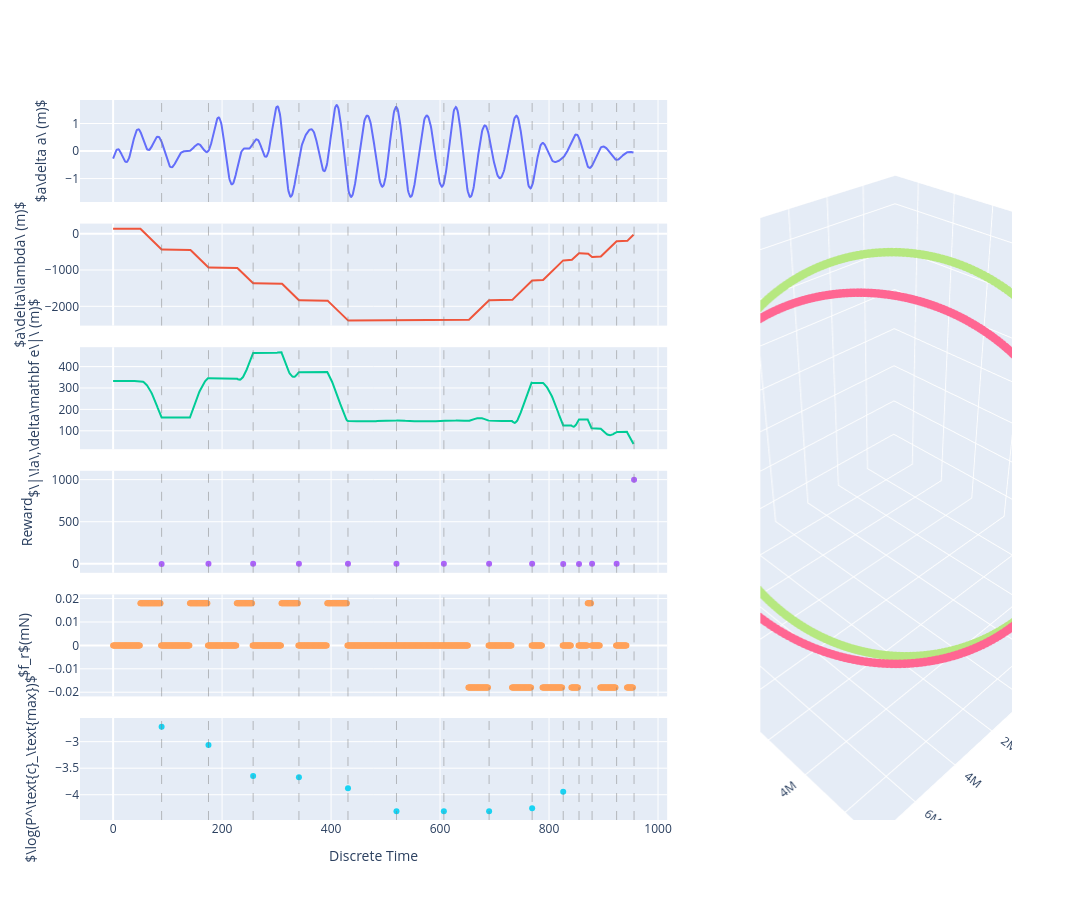

Source (notebook cell):
### Code cell
env.plot_states_interactive()

### Figure 1 — Plotly figure (JSON) as saved in the notebook; plotly's stock layout.template omitted (floating-point values rounded to 4 significant figures; data arrays with more than 128 entries replaced by an {"elided": "..."} marker saying what was removed)
{"data": [{"mode": "lines", "type": "scatter", "xaxis": "x", "y": {"elided": "956 float values"}, "yaxis": "y"}, {"mode": "lines", "type": "scatter", "xaxis": "x2", "y": {"elided": "956 float values"}, "yaxis": "y2"}, {"mode": "lines", "type": "scatter", "xaxis": "x3", "y": {"elided": "956 float values"}, "yaxis": "y3"}, {"mode": "markers", "type": "scatter", "x": [89, 175, 257, 341, 431, 520, 607, 690, 769, 826, 855, 879, 924, 956], "xaxis": "x4", "y": [-1.942, -0.6025, -0.5473, -0.07521, 0.9229, 0.9229, 0.9229, 0.8022, 0.0857, -1.169, -1.127, -1.037, -0.5956, 1000], "yaxis": "y4"}, {"mode": "markers", "name": "Radial", "type": "scatter", "xaxis": "x5", "y": {"elided": "955 float values"}, "yaxis": "y5"}, {"mode": "markers", "name": "P^{max}_c", "type": "scatter", "x": [89, 175, 257, 341, 431, 520, 607, 690, 769, 826, 855, 879, 924, 956], "xaxis": "x6", "y": [-2.721, -3.065, -3.647, -3.671, -3.876, -4.309, -4.309, -4.309, -4.257, -3.946, null, null, null, null, null], "yaxis": "y6"}, {"marker": {"size": 5}, "mode": "markers", "scene": "scene", "type": "scatter3d", "x": {"elided": "956 float values"}, "y": {"elided": "956 float values"}, "z": {"elided": "956 float values"}}, {"marker": {"size": 5}, "mode": "markers", "scene": "scene", "type": "scatter3d", "x": {"elided": "956 float values"}, "y": {"elided": "956 float values"}, "z": {"elided": "956 float values"}}], "layout": {"height": 900, "scene": {"aspectmode": "auto", "domain": {"x": [0.73, 1], "y": [0, 1]}, "xaxis": {"title": {"text": "X (km)"}}, "yaxis": {"title": {"text": "Y (km)"}}, "zaxis": {"title": {"text": "Z (km)"}}}, "shapes": [{"line": {"color": "gray", "dash": "dash", "width": 1}, "opacity": 0.5, "type": "line", "x0": 89, "x1": 89, "xref": "x", "y0": 0, "y1": 1, "yref": "y domain"}, {"line": {"color": "gray", "dash": "dash", "width": 1}, "opacity": 0.5, "type": "line", "x0": 89, "x1": 89, "xref": "x2", "y0": 0, "y1": 1, "yref": "y2 domain"}, {"line": {"color": "gray", "dash": "dash", "width": 1}, "opacity": 0.5, "type": "line", "x0": 89, "x1": 89, "xref": "x3", "y0": 0, "y1": 1, "yref": "y3 domain"}, {"line": {"color": "gray", "dash": "dash", "width": 1}, "opacity": 0.5, "type": "line", "x0": 89, "x1": 89, "xref": "x4", "y0": 0, "y1": 1, "yref": "y4 domain"}, {"line": {"color": "gray", "dash": "dash", "width": 1}, "opacity": 0.5, "type": "line", "x0": 89, "x1": 89, "xref": "x5", "y0": 0, "y1": 1, "yref": "y5 domain"}, {"line": {"color": "gray", "dash": "dash", "width": 1}, "opacity": 0.5, "type": "line", "x0": 89, "x1": 89, "xref": "x6", "y0": 0, "y1": 1, "yref": "y6 domain"}, {"line": {"color": "gray", "dash": "dash", "width": 1}, "opacity": 0.5, "type": "line", "x0": 175, "x1": 175, "xref": "x", "y0": 0, "y1": 1, "yref": "y domain"}, {"line": {"color": "gray", "dash": "dash", "width": 1}, "opacity": 0.5, "type": "line", "x0": 175, "x1": 175, "xref": "x2", "y0": 0, "y1": 1, "yref": "y2 domain"}, {"line": {"color": "gray", "dash": "dash", "width": 1}, "opacity": 0.5, "type": "line", "x0": 175, "x1": 175, "xref": "x3", "y0": 0, "y1": 1, "yref": "y3 domain"}, {"line": {"color": "gray", "dash": "dash", "width": 1}, "opacity": 0.5, "type": "line", "x0": 175, "x1": 175, "xref": "x4", "y0": 0, "y1": 1, "yref": "y4 domain"}, {"line": {"color": "gray", "dash": "dash", "width": 1}, "opacity": 0.5, "type": "line", "x0": 175, "x1": 175, "xref": "x5", "y0": 0, "y1": 1, "yref": "y5 domain"}, {"line": {"color": "gray", "dash": "dash", "width": 1}, "opacity": 0.5, "type": "line", "x0": 175, "x1": 175, "xref": "x6", "y0": 0, "y1": 1, "yref": "y6 domain"}, {"line": {"color": "gray", "dash": "dash", "width": 1}, "opacity": 0.5, "type": "line", "x0": 257, "x1": 257, "xref": "x", "y0": 0, "y1": 1, "yref": "y domain"}, {"line": {"color": "gray", "dash": "dash", "width": 1}, "opacity": 0.5, "type": "line", "x0": 257, "x1": 257, "xref": "x2", "y0": 0, "y1": 1, "yref": "y2 domain"}, {"line": {"color": "gray", "dash": "dash", "width": 1}, "opacity": 0.5, "type": "line", "x0": 257, "x1": 257, "xref": "x3", "y0": 0, "y1": 1, "yref": "y3 domain"}, {"line": {"color": "gray", "dash": "dash", "width": 1}, "opacity": 0.5, "type": "line", "x0": 257, "x1": 257, "xref": "x4", "y0": 0, "y1": 1, "yref": "y4 domain"}, {"line": {"color": "gray", "dash": "dash", "width": 1}, "opacity": 0.5, "type": "line", "x0": 257, "x1": 257, "xref": "x5", "y0": 0, "y1": 1, "yref": "y5 domain"}, {"line": {"color": "gray", "dash": "dash", "width": 1}, "opacity": 0.5, "type": "line", "x0": 257, "x1": 257, "xref": "x6", "y0": 0, "y1": 1, "yref": "y6 domain"}, {"line": {"color": "gray", "dash": "dash", "width": 1}, "opacity": 0.5, "type": "line", "x0": 341, "x1": 341, "xref": "x", "y0": 0, "y1": 1, "yref": "y domain"}, {"line": {"color": "gray", "dash": "dash", "width": 1}, "opacity": 0.5, "type": "line", "x0": 341, "x1": 341, "xref": "x2", "y0": 0, "y1": 1, "yref": "y2 domain"}, {"line": {"color": "gray", "dash": "dash", "width": 1}, "opacity": 0.5, "type": "line", "x0": 341, "x1": 341, "xref": "x3", "y0": 0, "y1": 1, "yref": "y3 domain"}, {"line": {"color": "gray", "dash": "dash", "width": 1}, "opacity": 0.5, "type": "line", "x0": 341, "x1": 341, "xref": "x4", "y0": 0, "y1": 1, "yref": "y4 domain"}, {"line": {"color": "gray", "dash": "dash", "width": 1}, "opacity": 0.5, "type": "line", "x0": 341, "x1": 341, "xref": "x5", "y0": 0, "y1": 1, "yref": "y5 domain"}, {"line": {"color": "gray", "dash": "dash", "width": 1}, "opacity": 0.5, "type": "line", "x0": 341, "x1": 341, "xref": "x6", "y0": 0, "y1": 1, "yref": "y6 domain"}, {"line": {"color": "gray", "dash": "dash", "width": 1}, "opacity": 0.5, "type": "line", "x0": 431, "x1": 431, "xref": "x", "y0": 0, "y1": 1, "yref": "y domain"}, {"line": {"color": "gray", "dash": "dash", "width": 1}, "opacity": 0.5, "type": "line", "x0": 431, "x1": 431, "xref": "x2", "y0": 0, "y1": 1, "yref": "y2 domain"}, {"line": {"color": "gray", "dash": "dash", "width": 1}, "opacity": 0.5, "type": "line", "x0": 431, "x1": 431, "xref": "x3", "y0": 0, "y1": 1, "yref": "y3 domain"}, {"line": {"color": "gray", "dash": "dash", "width": 1}, "opacity": 0.5, "type": "line", "x0": 431, "x1": 431, "xref": "x4", "y0": 0, "y1": 1, "yref": "y4 domain"}, {"line": {"color": "gray", "dash": "dash", "width": 1}, "opacity": 0.5, "type": "line", "x0": 431, "x1": 431, "xref": "x5", "y0": 0, "y1": 1, "yref": "y5 domain"}, {"line": {"color": "gray", "dash": "dash", "width": 1}, "opacity": 0.5, "type": "line", "x0": 431, "x1": 431, "xref": "x6", "y0": 0, "y1": 1, "yref": "y6 domain"}, {"line": {"color": "gray", "dash": "dash", "width": 1}, "opacity": 0.5, "type": "line", "x0": 520, "x1": 520, "xref": "x", "y0": 0, "y1": 1, "yref": "y domain"}, {"line": {"color": "gray", "dash": "dash", "width": 1}, "opacity": 0.5, "type": "line", "x0": 520, "x1": 520, "xref": "x2", "y0": 0, "y1": 1, "yref": "y2 domain"}, {"line": {"color": "gray", "dash": "dash", "width": 1}, "opacity": 0.5, "type": "line", "x0": 520, "x1": 520, "xref": "x3", "y0": 0, "y1": 1, "yref": "y3 domain"}, {"line": {"color": "gray", "dash": "dash", "width": 1}, "opacity": 0.5, "type": "line", "x0": 520, "x1": 520, "xref": "x4", "y0": 0, "y1": 1, "yref": "y4 domain"}, {"line": {"color": "gray", "dash": "dash", "width": 1}, "opacity": 0.5, "type": "line", "x0": 520, "x1": 520, "xref": "x5", "y0": 0, "y1": 1, "yref": "y5 domain"}, {"line": {"color": "gray", "dash": "dash", "width": 1}, "opacity": 0.5, "type": "line", "x0": 520, "x1": 520, "xref": "x6", "y0": 0, "y1": 1, "yref": "y6 domain"}, {"line": {"color": "gray", "dash": "dash", "width": 1}, "opacity": 0.5, "type": "line", "x0": 607, "x1": 607, "xref": "x", "y0": 0, "y1": 1, "yref": "y domain"}, {"line": {"color": "gray", "dash": "dash", "width": 1}, "opacity": 0.5, "type": "line", "x0": 607, "x1": 607, "xref": "x2", "y0": 0, "y1": 1, "yref": "y2 domain"}, {"line": {"color": "gray", "dash": "dash", "width": 1}, "opacity": 0.5, "type": "line", "x0": 607, "x1": 607, "xref": "x3", "y0": 0, "y1": 1, "yref": "y3 domain"}, {"line": {"color": "gray", "dash": "dash", "width": 1}, "opacity": 0.5, "type": "line", "x0": 607, "x1": 607, "xref": "x4", "y0": 0, "y1": 1, "yref": "y4 domain"}, {"line": {"color": "gray", "dash": "dash", "width": 1}, "opacity": 0.5, "type": "line", "x0": 607, "x1": 607, "xref": "x5", "y0": 0, "y1": 1, "yref": "y5 domain"}, {"line": {"color": "gray", "dash": "dash", "width": 1}, "opacity": 0.5, "type": "line", "x0": 607, "x1": 607, "xref": "x6", "y0": 0, "y1": 1, "yref": "y6 domain"}, {"line": {"color": "gray", "dash": "dash", "width": 1}, "opacity": 0.5, "type": "line", "x0": 690, "x1": 690, "xref": "x", "y0": 0, "y1": 1, "yref": "y domain"}, {"line": {"color": "gray", "dash": "dash", "width": 1}, "opacity": 0.5, "type": "line", "x0": 690, "x1": 690, "xref": "x2", "y0": 0, "y1": 1, "yref": "y2 domain"}, {"line": {"color": "gray", "dash": "dash", "width": 1}, "opacity": 0.5, "type": "line", "x0": 690, "x1": 690, "xref": "x3", "y0": 0, "y1": 1, "yref": "y3 domain"}, {"line": {"color": "gray", "dash": "dash", "width": 1}, "opacity": 0.5, "type": "line", "x0": 690, "x1": 690, "xref": "x4", "y0": 0, "y1": 1, "yref": "y4 domain"}, {"line": {"color": "gray", "dash": "dash", "width": 1}, "opacity": 0.5, "type": "line", "x0": 690, "x1": 690, "xref": "x5", "y0": 0, "y1": 1, "yref": "y5 domain"}, {"line": {"color": "gray", "dash": "dash", "width": 1}, "opacity": 0.5, "type": "line", "x0": 690, "x1": 690, "xref": "x6", "y0": 0, "y1": 1, "yref": "y6 domain"}, {"line": {"color": "gray", "dash": "dash", "width": 1}, "opacity": 0.5, "type": "line", "x0": 769, "x1": 769, "xref": "x", "y0": 0, "y1": 1, "yref": "y domain"}, {"line": {"color": "gray", "dash": "dash", "width": 1}, "opacity": 0.5, "type": "line", "x0": 769, "x1": 769, "xref": "x2", "y0": 0, "y1": 1, "yref": "y2 domain"}, {"line": {"color": "gray", "dash": "dash", "width": 1}, "opacity": 0.5, "type": "line", "x0": 769, "x1": 769, "xref": "x3", "y0": 0, "y1": 1, "yref": "y3 domain"}, {"line": {"color": "gray", "dash": "dash", "width": 1}, "opacity": 0.5, "type": "line", "x0": 769, "x1": 769, "xref": "x4", "y0": 0, "y1": 1, "yref": "y4 domain"}, {"line": {"color": "gray", "dash": "dash", "width": 1}, "opacity": 0.5, "type": "line", "x0": 769, "x1": 769, "xref": "x5", "y0": 0, "y1": 1, "yref": "y5 domain"}, {"line": {"color": "gray", "dash": "dash", "width": 1}, "opacity": 0.5, "type": "line", "x0": 769, "x1": 769, "xref": "x6", "y0": 0, "y1": 1, "yref": "y6 domain"}, {"line": {"color": "gray", "dash": "dash", "width": 1}, "opacity": 0.5, "type": "line", "x0": 826, "x1": 826, "xref": "x", "y0": 0, "y1": 1, "yref": "y domain"}, {"line": {"color": "gray", "dash": "dash", "width": 1}, "opacity": 0.5, "type": "line", "x0": 826, "x1": 826, "xref": "x2", "y0": 0, "y1": 1, "yref": "y2 domain"}, {"line": {"color": "gray", "dash": "dash", "width": 1}, "opacity": 0.5, "type": "line", "x0": 826, "x1": 826, "xref": "x3", "y0": 0, "y1": 1, "yref": "y3 domain"}, {"line": {"color": "gray", "dash": "dash", "width": 1}, "opacity": 0.5, "type": "line", "x0": 826, "x1": 826, "xref": "x4", "y0": 0, "y1": 1, "yref": "y4 domain"}, {"line": {"color": "gray", "dash": "dash", "width": 1}, "opacity": 0.5, "type": "line", "x0": 826, "x1": 826, "xref": "x5", "y0": 0, "y1": 1, "yref": "y5 domain"}, {"line": {"color": "gray", "dash": "dash", "width": 1}, "opacity": 0.5, "type": "line", "x0": 826, "x1": 826, "xref": "x6", "y0": 0, "y1": 1, "yref": "y6 domain"}, {"line": {"color": "gray", "dash": "dash", "width": 1}, "opacity": 0.5, "type": "line", "x0": 855, "x1": 855, "xref": "x", "y0": 0, "y1": 1, "yref": "y domain"}, {"line": {"color": "gray", "dash": "dash", "width": 1}, "opacity": 0.5, "type": "line", "x0": 855, "x1": 855, "xref": "x2", "y0": 0, "y1": 1, "yref": "y2 domain"}, {"line": {"color": "gray", "dash": "dash", "width": 1}, "opacity": 0.5, "type": "line", "x0": 855, "x1": 855, "xref": "x3", "y0": 0, "y1": 1, "yref": "y3 domain"}, {"line": {"color": "gray", "dash": "dash", "width": 1}, "opacity": 0.5, "type": "line", "x0": 855, "x1": 855, "xref": "x4", "y0": 0, "y1": 1, "yref": "y4 domain"}, {"line": {"color": "gray", "dash": "dash", "width": 1}, "opacity": 0.5, "type": "line", "x0": 855, "x1": 855, "xref": "x5", "y0": 0, "y1": 1, "yref": "y5 domain"}, {"line": {"color": "gray", "dash": "dash", "width": 1}, "opacity": 0.5, "type": "line", "x0": 855, "x1": 855, "xref": "x6", "y0": 0, "y1": 1, "yref": "y6 domain"}, {"line": {"color": "gray", "dash": "dash", "width": 1}, "opacity": 0.5, "type": "line", "x0": 879, "x1": 879, "xref": "x", "y0": 0, "y1": 1, "yref": "y domain"}, {"line": {"color": "gray", "dash": "dash", "width": 1}, "opacity": 0.5, "type": "line", "x0": 879, "x1": 879, "xref": "x2", "y0": 0, "y1": 1, "yref": "y2 domain"}, {"line": {"color": "gray", "dash": "dash", "width": 1}, "opacity": 0.5, "type": "line", "x0": 879, "x1": 879, "xref": "x3", "y0": 0, "y1": 1, "yref": "y3 domain"}, {"line": {"color": "gray", "dash": "dash", "width": 1}, "opacity": 0.5, "type": "line", "x0": 879, "x1": 879, "xref": "x4", "y0": 0, "y1": 1, "yref": "y4 domain"}, {"line": {"color": "gray", "dash": "dash", "width": 1}, "opacity": 0.5, "type": "line", "x0": 879, "x1": 879, "xref": "x5", "y0": 0, "y1": 1, "yref": "y5 domain"}, {"line": {"color": "gray", "dash": "dash", "width": 1}, "opacity": 0.5, "type": "line", "x0": 879, "x1": 879, "xref": "x6", "y0": 0, "y1": 1, "yref": "y6 domain"}, {"line": {"color": "gray", "dash": "dash", "width": 1}, "opacity": 0.5, "type": "line", "x0": 924, "x1": 924, "xref": "x", "y0": 0, "y1": 1, "yref": "y domain"}, {"line": {"color": "gray", "dash": "dash", "width": 1}, "opacity": 0.5, "type": "line", "x0": 924, "x1": 924, "xref": "x2", "y0": 0, "y1": 1, "yref": "y2 domain"}, {"line": {"color": "gray", "dash": "dash", "width": 1}, "opacity": 0.5, "type": "line", "x0": 924, "x1": 924, "xref": "x3", "y0": 0, "y1": 1, "yref": "y3 domain"}, {"line": {"color": "gray", "dash": "dash", "width": 1}, "opacity": 0.5, "type": "line", "x0": 924, "x1": 924, "xref": "x4", "y0": 0, "y1": 1, "yref": "y4 domain"}, {"line": {"color": "gray", "dash": "dash", "width": 1}, "opacity": 0.5, "type": "line", "x0": 924, "x1": 924, "xref": "x5", "y0": 0, "y1": 1, "yref": "y5 domain"}, {"line": {"color": "gray", "dash": "dash", "width": 1}, "opacity": 0.5, "type": "line", "x0": 924, "x1": 924, "xref": "x6", "y0": 0, "y1": 1, "yref": "y6 domain"}, {"line": {"color": "gray", "dash": "dash", "width": 1}, "opacity": 0.5, "type": "line", "x0": 956, "x1": 956, "xref": "x", "y0": 0, "y1": 1, "yref": "y domain"}, {"line": {"color": "gray", "dash": "dash", "width": 1}, "opacity": 0.5, "type": "line", "x0": 956, "x1": 956, "xref": "x2", "y0": 0, "y1": 1, "yref": "y2 domain"}, {"line": {"color": "gray", "dash": "dash", "width": 1}, "opacity": 0.5, "type": "line", "x0": 956, "x1": 956, "xref": "x3", "y0": 0, "y1": 1, "yref": "y3 domain"}, {"line": {"color": "gray", "dash": "dash", "width": 1}, "opacity": 0.5, "type": "line", "x0": 956, "x1": 956, "xref": "x4", "y0": 0, "y1": 1, "yref": "y4 domain"}, {"line": {"color": "gray", "dash": "dash", "width": 1}, "opacity": 0.5, "type": "line", "x0": 956, "x1": 956, "xref": "x5", "y0": 0, "y1": 1, "yref": "y5 domain"}, {"line": {"color": "gray", "dash": "dash", "width": 1}, "opacity": 0.5, "type": "line", "x0": 956, "x1": 956, "xref": "x6", "y0": 0, "y1": 1, "yref": "y6 domain"}], "showlegend": false, "title": {"text": ""}, "width": 1200, "xaxis": {"anchor": "y", "domain": [0, 0.63], "matches": "x6", "showticklabels": false}, "xaxis2": {"anchor": "y2", "domain": [0, 0.63], "matches": "x6", "showticklabels": false}, "xaxis3": {"anchor": "y3", "domain": [0, 0.63], "matches": "x6", "showticklabels": false}, "xaxis4": {"anchor": "y4", "domain": [0, 0.63], "matches": "x6", "showticklabels": false}, "xaxis5": {"anchor": "y5", "domain": [0, 0.63], "matches": "x6", "showticklabels": false}, "xaxis6": {"anchor": "y6", "domain": [0, 0.63], "title": {"text": "Discrete Time"}}, "yaxis": {"anchor": "x", "domain": [0.8583, 1], "title": {"text": "$a\\delta a\\ (m)$"}}, "yaxis2": {"anchor": "x2", "domain": [0.6867, 0.8283], "title": {"text": "$a\\delta\\lambda\\ (m)$"}}, "yaxis3": {"anchor": "x3", "domain": [0.515, 0.6567], "title": {"text": "$\\|\\!a\\,\\delta\\mathbf e\\|\\ (m)$"}}, "yaxis4": {"anchor": "x4", "domain": [0.3433, 0.485], "title": {"text": "Reward"}}, "yaxis5": {"anchor": "x5", "domain": [0.1717, 0.3133], "title": {"text": "$f_r$(mN)"}}, "yaxis6": {"anchor": "x6", "domain": [0, 0.1417], "title": {"text": "$\\log(P^\\text{c}_\\text{max})$"}}}}
